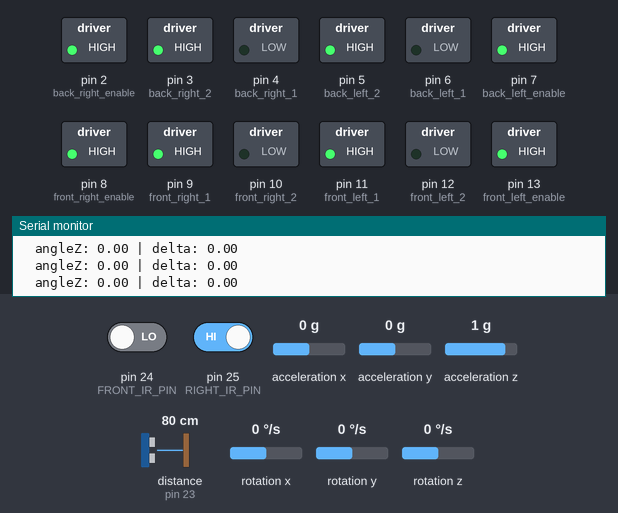
Bench run of a sketch on a simulated Arduino Mega 2560, built with avr-gcc and run on an emulated ATmega2560. Parts: switched loads named in the sketch (green lamp = pin HIGH), the last lines printed to the serial monitor. Wiring (inferred from the names in the program): ultrasonic range finder: trigger pin 22; echo pin 23. Dashed ring = blinking. The test bench sets the inputs (shaded band); at power-on: pin 24 (FRONT_IR_PIN) LOW, distance to the obstacle (sensor on pin 23) 80 cm, pin 25 (RIGHT_IR_PIN) HIGH, rotation z 0 °/s, acceleration x 0 g, acceleration y 0 g, acceleration z 1 g, rotation x 0 °/s, rotation y 0 °/s. The echo pulse lasts 58.3 µs per cm; pins used as bus, display or sensor lines are not drawn.

Above: at 5.2 s.
5.3 s: pin 24 (FRONT_IR_PIN) driven HIGH
At 8.9 s:
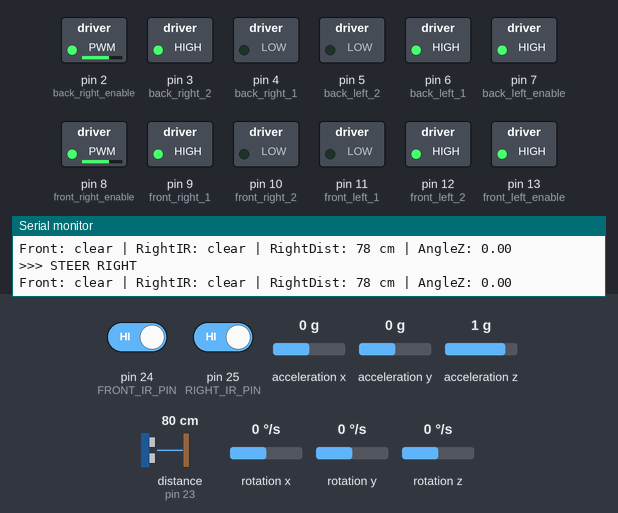
9.2 s: distance to the obstacle (sensor on pin 23) set to 15 cm
17.7 s: distance to the obstacle (sensor on pin 23) set to 11 cm
At 18.7 s:
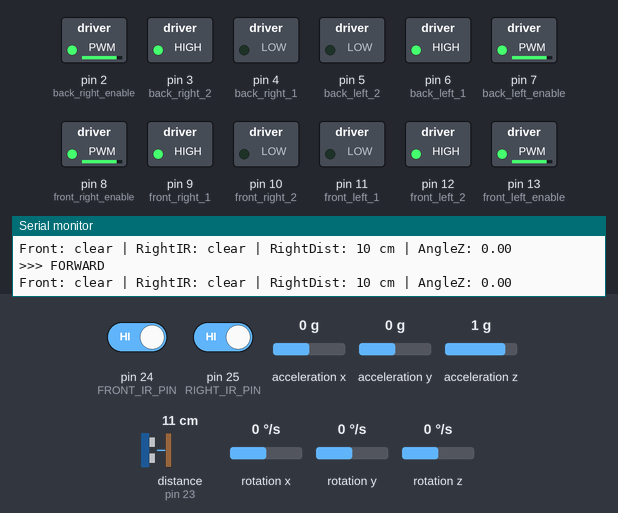
19.3 s: pin 25 (RIGHT_IR_PIN) driven LOW
At 20.3 s:
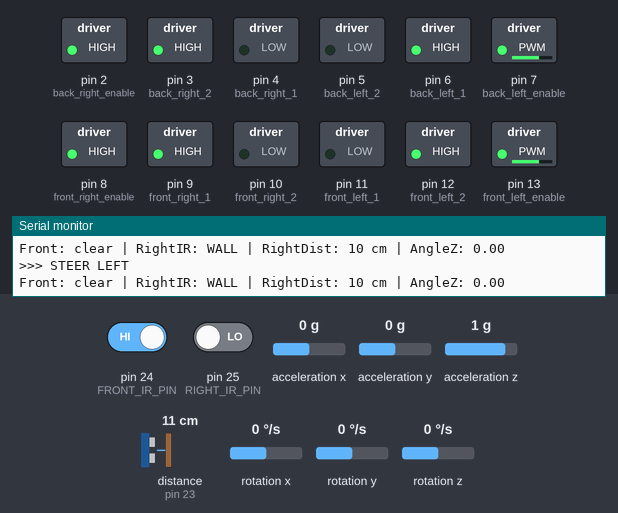
20.8 s: pin 24 (FRONT_IR_PIN) driven LOW
At 21.14 s:
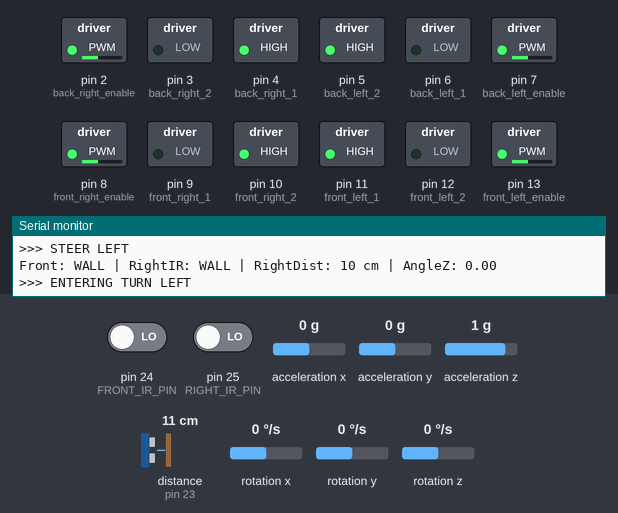
29.3 s: rotation z set to 192 °/s
At 31.07 s:
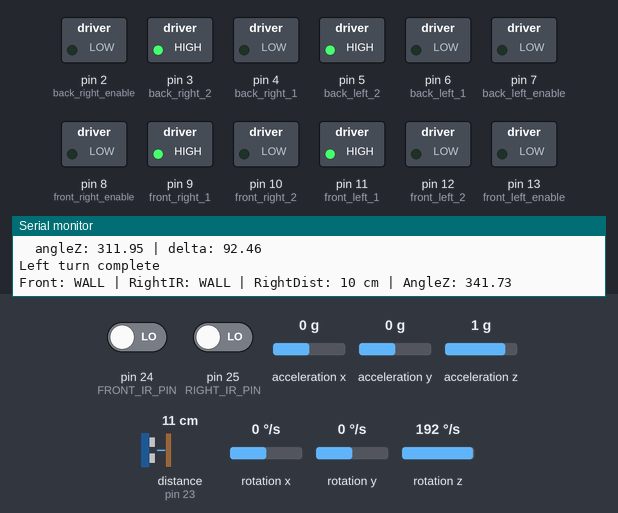
Timing chart, 0 to 38.8 s (numbered marks = the images above; inputs shaded):
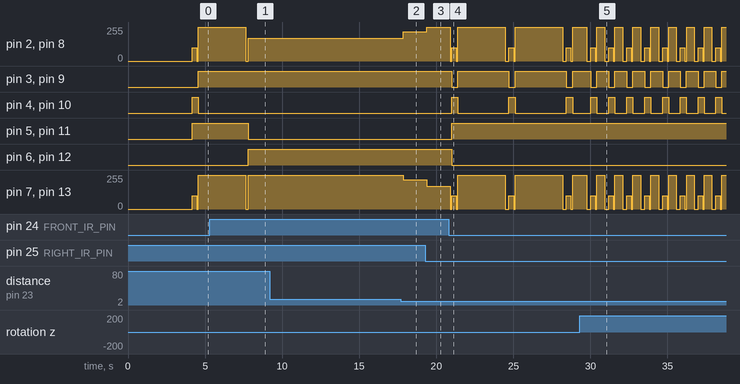

Measured:
- the behaviour switches between 14 and 13 cm on distance to the obstacle (sensor on pin 23) (found by bisection; images 1 and 2)
- after the input at 5.3 s, pin 3 (back_right_2): stays HIGH (without the input it goes to LOW after 2.6 s); pin 4 (back_right_1): stays LOW (without the input it goes to HIGH after 2.6 s)
- after the input at 17.7 s, pin 2 (back_right_enable), pin 8 (front_right_enable): 170/255 → 220/255 after 0.15 s; pin 7 (back_left_enable), pin 13 (front_left_enable): 255/255 → 220/255 after 0.15 s
- after the input at 19.3 s, pin 2 (back_right_enable), pin 8 (front_right_enable): 220/255 → 255/255 after 0.09 s; pin 7 (back_left_enable), pin 13 (front_left_enable): 220/255 → 170/255 after 0.09 s
- after the input at 20.8 s, pin 2 (back_right_enable): 255/255 → 0/255 after 0.10 s, then repeats every 3.7 s: 100/255 0.30 s, 0/255 0.10 s, 255/255 3.1 s, 0/255 0.25 s; pin 3 (back_right_2): alternates HIGH for 3.3 s and LOW for 0.40 s, starting after 0.20 s
- after the input at 29.3 s, pin 3 (back_right_2), pin 9 (front_right_1): alternates HIGH for 0.76 s and LOW for 0.40 s, starting after 0.72 s; pin 4 (back_right_1), pin 10 (front_right_2): alternates HIGH for 0.40 s and LOW for 0.76 s, starting after 0.72 s

The sketch:

3sensor_test.ino
```cpp
///////////////////////////////////////////////////////////////////
//      Albertaloop Mechatronics Showdown 2026
//      Autonomous Maze Navigation - FINAL V4.0
//      Right Wall Follow + Gyro Turns + Backup Clearance
///////////////////////////////////////////////////////////////////

#include <Wire.h>
#include <MPU6050_light.h>

#define BASE_SPEED         220
#define TURN_SPEED         255
#define STEER_SPEED_FAST   255
#define STEER_SPEED_SLOW   170
#define BACKUP_SPEED       100
#define WALL_TOO_CLOSE     4
#define WALL_TOO_FAR       12
#define TURN_TARGET_DEG    88.0
#define TURN_TIMEOUT_MS    3000
#define BACKUP_DELAY_MS    300

#define back_left_enable   7
#define back_left_1        6
#define back_left_2        5
#define back_right_enable  2
#define back_right_1       4
#define back_right_2       3
#define front_right_enable 8
#define front_right_1      9
#define front_right_2      10
#define front_left_enable  13
#define front_left_1       11
#define front_left_2       12

#define TRIG_PIN           22
#define ECHO_PIN           23
#define FRONT_IR_PIN       24
#define RIGHT_IR_PIN       25

MPU6050 mpu(Wire);

///////////////////////////////////////////////////////////////////
void setup() {
  Serial.begin(9600);
  Wire.begin();

  Serial.println("Initializing MPU6050...");
  byte status = mpu.begin();
  if (status != 0) {
    Serial.print("MPU6050 FAILED! Status: ");
    Serial.println(status);
    while (true);
  }

  Serial.println("MPU6050 OK. Calculating offsets. DO NOT MOVE ROBOT!");
  delay(1000);
  mpu.calcOffsets(true, true);
  Serial.println("Offsets set.");

  pinMode(back_left_enable,   OUTPUT); pinMode(back_left_1,        OUTPUT);
  pinMode(back_left_2,        OUTPUT); pinMode(back_right_enable,  OUTPUT);
  pinMode(back_right_1,       OUTPUT); pinMode(back_right_2,       OUTPUT);
  pinMode(front_right_enable, OUTPUT); pinMode(front_right_1,      OUTPUT);
  pinMode(front_right_2,      OUTPUT); pinMode(front_left_enable,  OUTPUT);
  pinMode(front_left_1,       OUTPUT); pinMode(front_left_2,       OUTPUT);

  pinMode(TRIG_PIN,     OUTPUT);
  pinMode(ECHO_PIN,     INPUT);
  pinMode(FRONT_IR_PIN, INPUT);
  pinMode(RIGHT_IR_PIN, INPUT);

  stopMotors();
  delay(2000);
  Serial.println("Autonomous maze starting...");
}

///////////////////////////////////////////////////////////////////
void loop() {
  mpu.update();

  bool frontWall   = (digitalRead(FRONT_IR_PIN) == LOW);
  bool rightWallIR = (digitalRead(RIGHT_IR_PIN) == LOW);
  int  rightDist   = getUltrasonicDistance();

  Serial.print("Front: "); Serial.print(frontWall ? "WALL" : "clear");
  Serial.print(" | RightIR: "); Serial.print(rightWallIR ? "WALL" : "clear");
  Serial.print(" | RightDist: "); Serial.print(rightDist);
  Serial.print(" cm | AngleZ: "); Serial.println(mpu.getAngleZ());

  if (frontWall) {
    Serial.println(">>> ENTERING TURN LEFT");
    stopMotors();
    delay(100);
    moveBackward(BACKUP_SPEED);
    delay(BACKUP_DELAY_MS);
    stopMotors();
    delay(100);
    turnLeftGyro();
    stopMotors();
    delay(100);
    return;
  }

  if ((rightDist > 0 && rightDist < WALL_TOO_CLOSE) || rightWallIR) {
    Serial.println(">>> STEER LEFT");
    steerLeft();
    return;
  }

  if (rightDist >= WALL_TOO_CLOSE && rightDist <= WALL_TOO_FAR) {
    Serial.println(">>> FORWARD");
    moveForward(BASE_SPEED);
    return;
  }

  if (rightDist > WALL_TOO_FAR || rightDist == 0) {
    Serial.println(">>> STEER RIGHT");
    steerRight();
    return;
  }

  delay(20);
}

///////////////////////////////////////////////////////////////////
void turnLeftGyro() {
  mpu.update();
  float startAngle = mpu.getAngleZ();
  unsigned long startTime = millis();

  Serial.print("TURN START — startAngle: "); Serial.println(startAngle);

  setTurnLeftDirections();
  setSpeed(TURN_SPEED, TURN_SPEED, TURN_SPEED, TURN_SPEED);

  while (abs(mpu.getAngleZ() - startAngle) < TURN_TARGET_DEG) {
    if (millis() - startTime > TURN_TIMEOUT_MS) {
      Serial.println("WARN: Turn timeout — gyro may have glitched");
      break;
    }
    mpu.update();
    Serial.print("  angleZ: "); Serial.print(mpu.getAngleZ());
    Serial.print(" | delta: "); Serial.println(abs(mpu.getAngleZ() - startAngle));
  }

  stopMotors();
  Serial.println("Left turn complete");
}

void setTurnLeftDirections() {
  digitalWrite(back_left_1,   LOW);  digitalWrite(back_left_2,   HIGH);
  digitalWrite(front_left_1,  HIGH); digitalWrite(front_left_2,  LOW);
  digitalWrite(back_right_1,  LOW);  digitalWrite(back_right_2,  HIGH);
  digitalWrite(front_right_1, HIGH); digitalWrite(front_right_2, LOW);
}

///////////////////////////////////////////////////////////////////
void moveForward(int spd) {
  digitalWrite(back_left_1,   HIGH); digitalWrite(back_left_2,   LOW);
  digitalWrite(front_left_1,  LOW);  digitalWrite(front_left_2,  HIGH);
  digitalWrite(back_right_1,  LOW);  digitalWrite(back_right_2,  HIGH);
  digitalWrite(front_right_1, HIGH); digitalWrite(front_right_2, LOW);
  setSpeed(spd, spd, spd, spd);
}

void moveBackward(int spd) {
  digitalWrite(back_left_1,   LOW);  digitalWrite(back_left_2,   HIGH);
  digitalWrite(front_left_1,  HIGH); digitalWrite(front_left_2,  LOW);
  digitalWrite(back_right_1,  HIGH); digitalWrite(back_right_2,  LOW);
  digitalWrite(front_right_1, LOW);  digitalWrite(front_right_2, HIGH);
  setSpeed(spd, spd, spd, spd);
}

void steerLeft() {
  moveForward(BASE_SPEED);
  setSpeed(STEER_SPEED_SLOW, STEER_SPEED_FAST, STEER_SPEED_SLOW, STEER_SPEED_FAST);
}

void steerRight() {
  moveForward(BASE_SPEED);
  setSpeed(STEER_SPEED_FAST, STEER_SPEED_SLOW, STEER_SPEED_FAST, STEER_SPEED_SLOW);
}

void stopMotors() {
  setSpeed(0, 0, 0, 0);
}

void setSpeed(int bl, int br, int fl, int fr) {
  if (bl > 0 && bl < 72) bl = 72;
  if (br > 0 && br < 72) br = 72;
  if (fl > 0 && fl < 72) fl = 72;
  if (fr > 0 && fr < 72) fr = 72;
  analogWrite(back_left_enable,   bl);
  analogWrite(back_right_enable,  br);
  analogWrite(front_left_enable,  fl);
  analogWrite(front_right_enable, fr);
}

///////////////////////////////////////////////////////////////////
int getUltrasonicDistance() {
  digitalWrite(TRIG_PIN, LOW);
  delayMicroseconds(2);
  digitalWrite(TRIG_PIN, HIGH);
  delayMicroseconds(10);
  digitalWrite(TRIG_PIN, LOW);
  long duration = pulseIn(ECHO_PIN, HIGH, 30000);
  if (duration == 0) return 999;
  return duration * 0.034 / 2;
}
```
